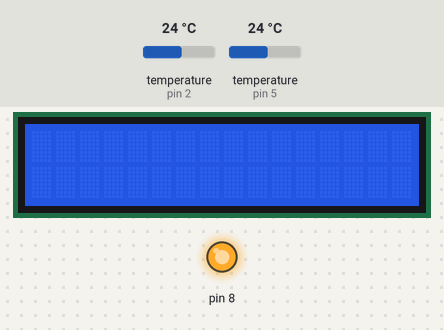
Simulated run of this sketch. Board: Arduino Uno, built with avr-gcc and run on an emulated ATmega328P. Shown: 16×2 character LCD, output pins drawn as LEDs (lit = HIGH). The test bench sets the inputs (shaded band); at power-on: temperature (sensors on pin 2, pin 5) 24 °C.

Above: at 1.2 s.
1.3 s: temperature (sensor on pin 2) set to 12 °C
At 2.6 s:
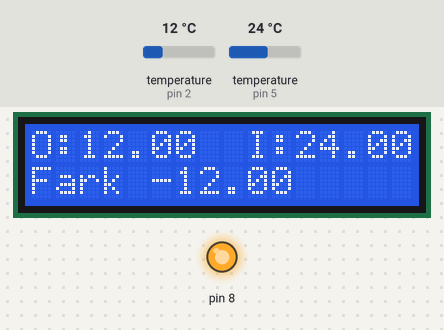
4.9 s: temperature (sensor on pin 5) set to 12 °C
At 8.0 s:
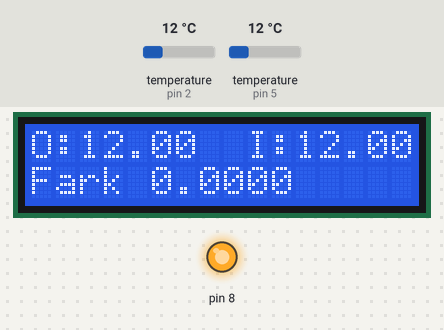
8.5 s: temperature (sensor on pin 2) set to 19 °C
At 9.6 s:
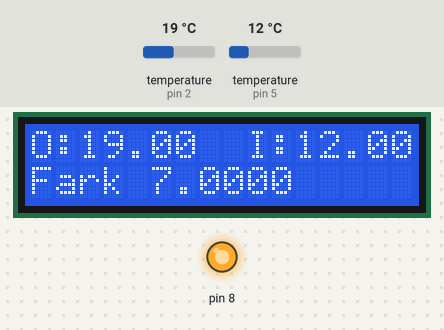
12.1 s: temperature (sensor on pin 5) set to 19 °C
At 15.0 s:
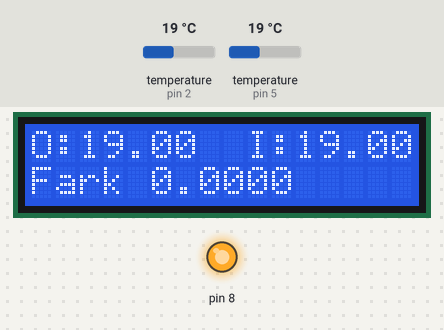
15.9 s: temperature (sensor on pin 2) set to 28 °C
At 17.7 s:
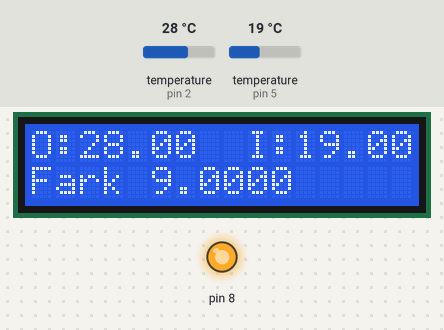
19.5 s: temperature (sensor on pin 5) set to 28 °C
At 23.2 s:
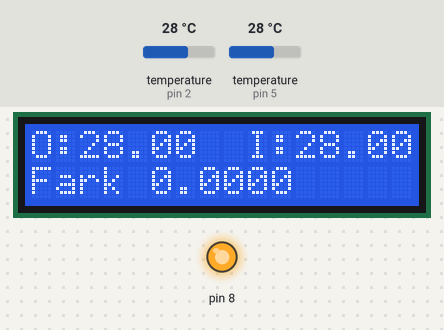
Timing chart, 0 to 24.5 s (numbered marks = the images above; inputs shaded):
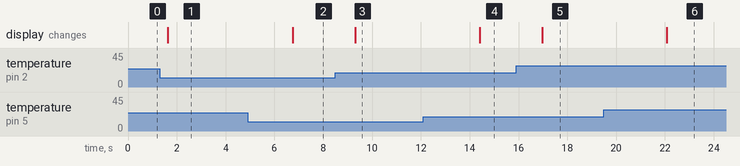

The sketch:

2_sensors_to_LCD.ino.ino
```cpp
#include <OneWire.h>
#include <DallasTemperature.h>
#include <Wire.h>
#include <LiquidCrystal_I2C.h>

#define ONE_WIRE_BUS 2
#define ONE_WIRE_BUSx 5

LiquidCrystal_I2C lcd(0x27,16,2);

OneWire oneWire(ONE_WIRE_BUS);
OneWire oneWirex(ONE_WIRE_BUSx);
DallasTemperature sensors(&oneWire);
DallasTemperature sensorsx(&oneWirex);

float celcius=0;
float celciusx=0;
float diff = 0;
// 4.7K resistor between  5v[RED] & singal[yellow]
void setup() {
  // put your setup code here, to run once:
  pinMode(8, OUTPUT);
  digitalWrite(8, HIGH);
  sensors.begin();
  lcd.init();
  lcd.backlight();
  //lcd.setCursor(0,0);
  //lcd.print("hello everyone");

}

void loop() {
  // put your main code here, to run repeatedly:
  sensors.requestTemperatures();
  sensorsx.requestTemperatures();
  celcius = sensors.getTempCByIndex(0);
  celciusx = sensorsx.getTempCByIndex(0);
  lcd.setCursor(0,0);
  lcd.print("O:");
  lcd.setCursor(2,0);
  lcd.print(celcius);

  lcd.setCursor(9,0);
  lcd.print("I:");
  lcd.setCursor(11,0);
  lcd.print(celciusx);

  diff = celcius - celciusx;
  lcd.setCursor(0,1);
  lcd.print("Fark");
  lcd.setCursor(5,1);
  lcd.print(diff);
  delay(1000);
}
```

Measured:
- after the input at 1.3 s, the display: changes after 0.34 s (image 1)
- after the input at 4.9 s, the display: changes after 1.8 s (image 2)
- after the input at 8.5 s, the display: changes after 0.80 s (image 3)
- after the input at 12.1 s, the display: changes after 2.3 s (image 4)
- after the input at 15.9 s, the display: changes after 1.1 s (image 5)
- after the input at 19.5 s, the display: changes after 2.6 s (image 6)
